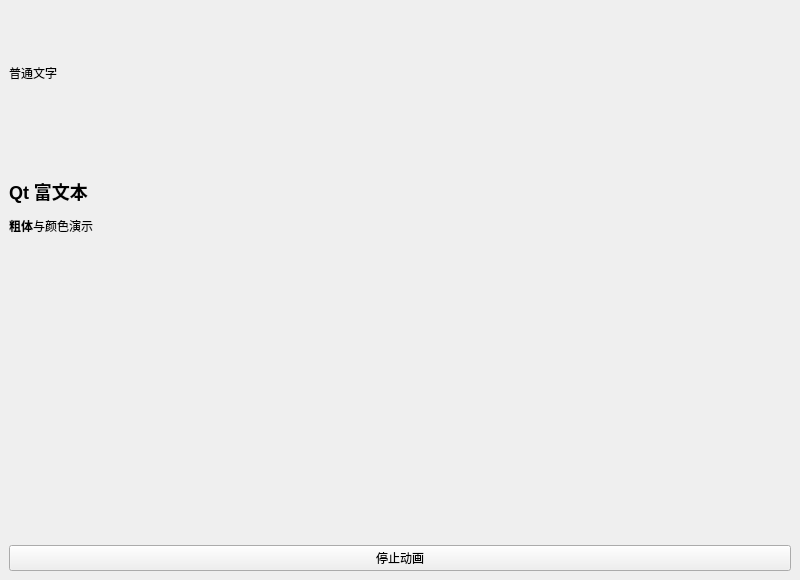
<?xml version="1.0" encoding="UTF-8"?>
<ui version="4.0">
 <class>MainWindow</class>
 <widget class="QMainWindow" name="MainWindow">
  <property name="geometry">
   <rect>
    <x>0</x>
    <y>0</y>
    <width>800</width>
    <height>580</height>
   </rect>
  </property>
  <property name="windowTitle">
   <string>41 QLabel 文本 图片与动画</string>
  </property>
  <widget class="QWidget" name="centralwidget">
   <layout class="QVBoxLayout" name="verticalLayout">
    <item>
     <widget class="QLabel" name="plainLabel">
      <property name="text">
       <string>普通文字</string>
      </property>
     </widget>
    </item>
    <item>
     <widget class="QLabel" name="richLabel">
      <property name="text">
       <string>&lt;h2&gt;Qt 富文本&lt;/h2&gt;&lt;p&gt;&lt;b&gt;粗体&lt;/b&gt;与颜色演示&lt;/p&gt;</string>
      </property>
     </widget>
    </item>
    <item>
     <widget class="QLabel" name="imageLabel" />
    </item>
    <item>
     <widget class="QLabel" name="animationLabel" />
    </item>
    <item>
     <widget class="QPushButton" name="run">
      <property name="text">
       <string>停止动画</string>
      </property>
     </widget>
    </item>
   </layout>
  </widget>
 </widget>
 <resources>
  <include location="assets.qrc" />
 </resources>
 <connections />
</ui>
